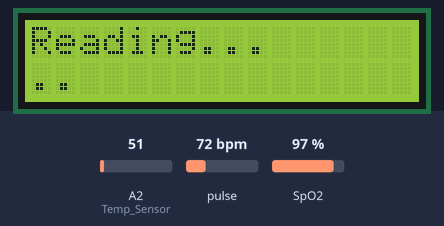
The sketch below on a simulated Arduino Uno, built with avr-gcc and run on an emulated ATmega328P. On the bench: 16×2 character LCD. The test bench sets the inputs (shaded band); at power-on: pulse 72 bpm, A2 (Temp_Sensor) = 51, SpO2 97 %. The modem accepts every AT command (registered, SIM ready, sends succeed) and sends nothing else; what the sketch prints to the serial monitor is not drawn.

Above: at 7.3 s.
7.4 s: pulse set to 100 bpm
At 9.9 s:
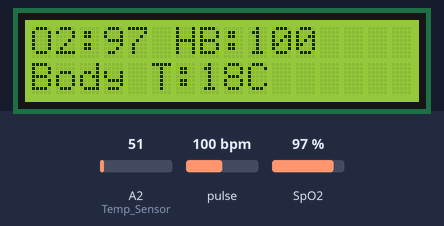
18.0 s: A2 (Temp_Sensor) set to 61
At 21.5 s:
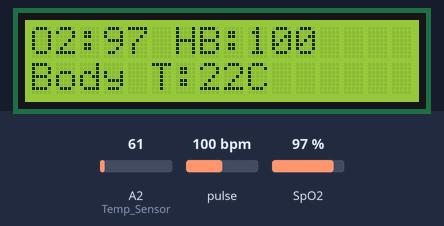
24.0 s: SpO2 set to 100 %
At 29.5 s:
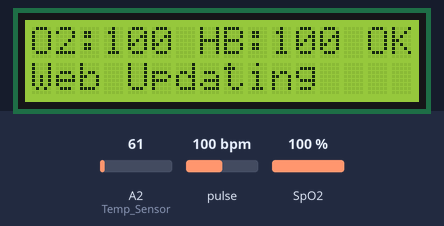
30.0 s: pulse set to 51 bpm
At 33.3 s:
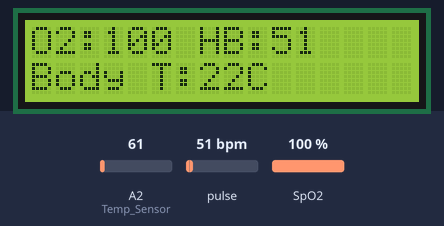
36.0 s: pulse set to 47 bpm
At 43.0 s:
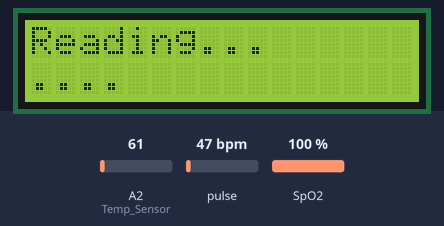
Timing chart, 0 to 44.5 s (numbered marks = the images above; inputs shaded):
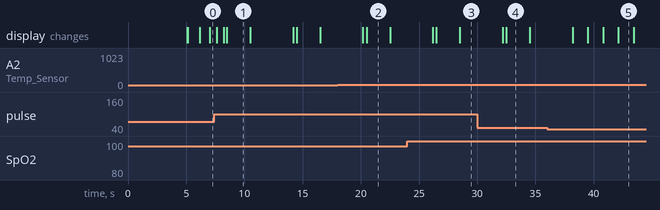

The sketch:

ARDUINO_FINALYEAR_Dan.ino
```cpp
#include <Wire.h>
#include "MAX30100_PulseOximeter.h"

#define REPORTING_PERIOD_MS     1000
PulseOximeter pox;

uint32_t tsLastReport = 0;
int current_heart,sop2;

#include<SoftwareSerial.h>
SoftwareSerial WIFI(A0,A1);
#include <LiquidCrystal.h>


LiquidCrystal lcd(4,5,6,7,8,9);

int Count=50;
int Blink=0;
int i=0;

int Temp_Sensor=A2; // pin define

String AP = "DanXCrack";
String PASS = "note9123";

String API = "ZHUAWSKQT1EFQNCW";
String HOST = "184.106.153.149";
String PORT = "80";
String field = "status";
int countTrueCommand;
int countTimeCommand;
boolean found = false;

int Temp_Sensor_State=0;
int post=0;
void onBeatDetected()
{
  Serial.println("Pluse");
    lcd.setCursor(post, 1);
    lcd.print('.');
    post++;
    if(post==16)post=0;
}

void setup()
{

  Serial.begin(9600);
  WIFI.begin(9600);
  Serial.println(" Shri Zero @3327 ");

  lcd.clear();
  lcd.begin(16, 2);
  lcd.setCursor(0, 0);
  lcd.print("   Oximeter");
  lcd.setCursor(0, 1);
  lcd.print("    System ");
  delay(5000);

  init_WIFI();

  init_sensor();
  delay(1000);
}

void loop()
{
  current_heart=0;sop2=0;i=0;
  init_sensor();

  lcd.clear();
  lcd.print("Reading...");
  i=0; post=0;
  while(i<=1)
  {

    Blink=!Blink;
    read_spo2();
    if( current_heart>=50)i++;
    delay(50);
  }
  read_Temp();
  LCD_update();
  Update_Web();
  delay(1000);
}


void read_Temp() // temp read
{
  int Count = 0;
  int temp_aru = 0;
  Temp_Sensor_State = 0;
  while (Count != 20)
  {
    Count++;
    temp_aru = analogRead(Temp_Sensor);
    Temp_Sensor_State = Temp_Sensor_State + temp_aru;
    delay(10);
  }
  Temp_Sensor_State = Temp_Sensor_State / 20;
  Temp_Sensor_State = Temp_Sensor_State / 2.7;
  Serial.print("Temp_Sensor_State ");Serial.println(Temp_Sensor_State);
  Serial.println("");
}


void init_WIFI()
{
  lcd.clear();
  lcd.setCursor(0, 1);
  lcd.print("WIFI Connecting...");
  sendCommand("AT",5,"OK");
  sendCommand("AT+CWMODE=3",5,"OK");
  sendCommand("AT+CWJAP=\""+ AP +"\",\""+ PASS +"\"",20,"OK");
}

void init_sensor()
{

  lcd.clear();
  lcd.setCursor(0, 0);
  lcd.print("Initializing  ");
  lcd.setCursor(0, 1);
  lcd.print("Pulse Oximeter..");
    if (!pox.begin())
    {
    Serial.print("FAILED");
        for(;;);
    } else
      {
        Serial.println("SUCCESS");
    }
    pox.setOnBeatDetectedCallback(onBeatDetected);
}


void read_spo2()
{
    pox.update();
    if (millis() - tsLastReport > REPORTING_PERIOD_MS) {
//        Serial.print("Heart rate: ");
//        Serial.print(pox.getHeartRate());
        current_heart=(pox.getHeartRate());
//        Serial.print("  bpm / SpO2: ");
//        Serial.print(pox.getSpO2());
        sop2=(pox.getSpO2());
      //  Serial.println("%");

        tsLastReport = millis();
   }
   if(sop2==0)sop2=92;
}

void LCD_update()
{
  lcd.clear();
  lcd.setCursor(0, 0);
  lcd.print("O2:");
  lcd.print(sop2);
  lcd.print(" HB:");
  lcd.print(current_heart);
  lcd.setCursor(0, 1);
  lcd.print("Body T:");
  lcd.print(Temp_Sensor_State);
  lcd.print("C");
  delay(2000);
}

void Update_Web()
{

  lcd.setCursor(0, 1);
  lcd.print("Web Updating");
  ////
  String getData = "GET /update?api_key="+ API
  +"&"+"field1="+String(current_heart)
  +"&"+"field2="+String(sop2)
  +"&"+"field3="+String(Temp_Sensor_State);
  ///
  sendCommand("AT+CIPMUX=1",5,"OK");
  sendCommand("AT+CIPSTART=4,\"TCP\",\""+ HOST +"\","+ PORT,15,"OK");
  sendCommand("AT+CIPSEND=4," +String(getData.length()+4),4,">");

  WIFI.println(getData);delay(1500);countTrueCommand++;
  sendCommand("AT+CIPCLOSE=0",5,"OK");
  delay(1000);
}


void sendCommand(String command, int maxTime, char readReplay[])
{
  Serial.print(countTrueCommand);
  Serial.print(". at command => ");
  Serial.print(command);
  Serial.print(" ");
  while(countTimeCommand < (maxTime*1))
  {
    WIFI.println(command);
    if(WIFI.find(readReplay))
    {
      found = true;
      break;
    }

    countTimeCommand++;
  }

  if(found == true)
  {
    countTrueCommand++;
    countTimeCommand = 0;
    lcd.setCursor(14, 0);
    lcd.print("OK  ");
  }

  if(found == false)
  {
    countTrueCommand = 0;
    countTimeCommand = 0;
    lcd.setCursor(12, 0);
    lcd.print("Fail");
  }

  found = false;
 }
```

Measured:
- the behaviour switches between 50 and 49 bpm on pulse (found by bisection; images 4 and 5)
- what the display in image 1 shows lasts 2.0 s, from 8.5 s to 10.5 s
